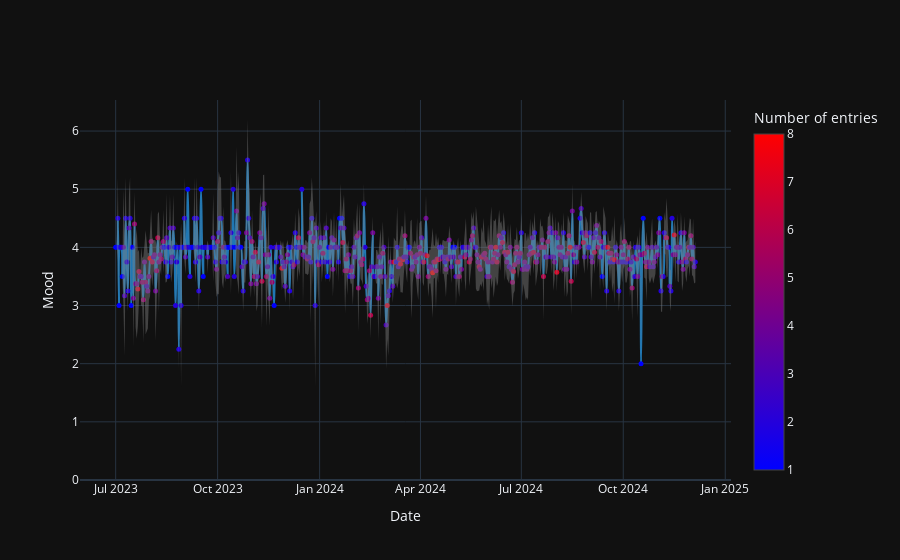

Source (notebook cell):
### Markdown cell above
## Mood scatter plot (per day/month)

### Code cell
df.mood_plot('day')

### Figure 1 — Plotly figure (JSON) as saved in the notebook; plotly's stock layout.template omitted (floating-point values rounded to 4 significant figures; data arrays with more than 128 entries replaced by an {"elided": "..."} marker saying what was removed)
{"data": [{"line": {"color": "rgb(31, 119, 180)", "shape": "spline"}, "marker": {"color": {"elided": "523 int values"}, "colorbar": {"title": {"text": "Number of entries"}}, "colorscale": [[0, "rgb(0,0,255)"], [1, "rgb(255,0,0)"]], "showscale": true, "size": 5}, "mode": "lines+markers", "name": "avg", "type": "scatter", "x": {"elided": "523 str values"}, "y": {"elided": "523 float values"}}, {"line": {"width": 0}, "marker": {"color": "#444"}, "mode": "lines", "name": "avg+std", "showlegend": false, "type": "scatter", "x": {"elided": "523 str values"}, "y": {"elided": "523 float values"}}, {"fill": "tonexty", "fillcolor": "rgba(130, 130, 130, 0.45)", "line": {"width": 0}, "marker": {"color": "#444"}, "mode": "lines", "name": "avg-std", "showlegend": false, "type": "scatter", "x": {"elided": "523 str values"}, "y": {"elided": "523 float values"}}], "layout": {"hovermode": "x", "showlegend": false, "xaxis": {"title": {"text": "Date"}}, "yaxis": {"rangemode": "tozero", "title": {"text": "Mood"}}}}
